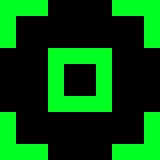

This game map was drawn from its Tiled (.tmx) file and the tilesets committed beside it. A one-line description and the full map source follow:
An orthogonal 10x10 tile map with 16x16 px tiles, 1 tile layer (Tile Layer 1).

<map version="1.10" tiledversion="1.11.1-99-gec89c545" orientation="orthogonal" renderorder="right-down" width="10" height="10" tilewidth="16" tileheight="16" infinite="0" nextlayerid="2" nextobjectid="1">
 <tileset firstgid="1" name="sample_tiles" tilewidth="16" tileheight="16" tilecount="1" columns="1">
  <image source="../Tiles/sample_tiles.png" width="16" height="16" />
 </tileset>
 <layer id="1" name="Tile Layer 1" width="10" height="10">
  <data encoding="csv">
1,1,1,0,0,0,0,1,1,1,
1,0,0,0,0,0,0,0,0,1,
1,0,0,0,0,0,0,0,0,1,
0,0,0,1,1,1,1,0,0,0,
0,0,0,1,0,0,1,0,0,0,
0,0,0,1,0,0,1,0,0,0,
0,0,0,1,1,1,1,0,0,0,
1,0,0,0,0,0,0,0,0,1,
1,0,0,0,0,0,0,0,0,1,
1,1,1,0,0,0,0,1,1,1
</data>
 </layer>
</map>
